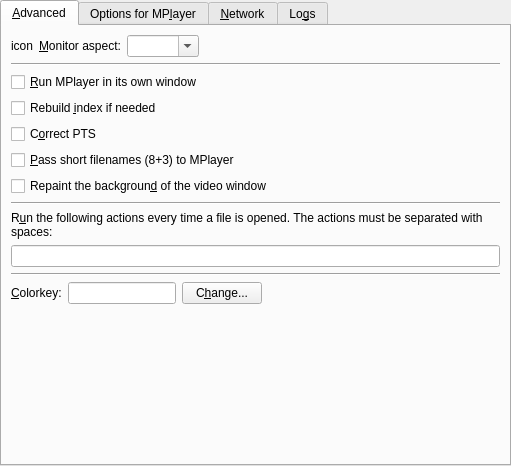
<ui version="4.0" >
 <class>PrefAdvanced</class>
 <widget class="QWidget" name="PrefAdvanced" >
  <property name="geometry" >
   <rect>
    <x>0</x>
    <y>0</y>
    <width>511</width>
    <height>466</height>
   </rect>
  </property>
  <layout class="QVBoxLayout" >
   <property name="leftMargin" >
    <number>0</number>
   </property>
   <property name="topMargin" >
    <number>0</number>
   </property>
   <property name="rightMargin" >
    <number>0</number>
   </property>
   <property name="bottomMargin" >
    <number>0</number>
   </property>
   <item>
    <widget class="QTabWidget" name="advanced_tab" >
     <property name="currentIndex" >
      <number>0</number>
     </property>
     <widget class="QWidget" name="tab1" >
      <attribute name="title" >
       <string>&amp;Advanced</string>
      </attribute>
      <layout class="QVBoxLayout" >
       <item>
        <layout class="QHBoxLayout" >
         <property name="spacing" >
          <number>6</number>
         </property>
         <property name="leftMargin" >
          <number>0</number>
         </property>
         <property name="topMargin" >
          <number>0</number>
         </property>
         <property name="rightMargin" >
          <number>0</number>
         </property>
         <property name="bottomMargin" >
          <number>0</number>
         </property>
         <item>
          <widget class="QLabel" name="monitor_aspect_icon" >
           <property name="text" >
            <string>icon</string>
           </property>
           <property name="wordWrap" >
            <bool>false</bool>
           </property>
          </widget>
         </item>
         <item>
          <widget class="QLabel" name="textLabel1_8" >
           <property name="text" >
            <string>&amp;Monitor aspect:</string>
           </property>
           <property name="wordWrap" >
            <bool>false</bool>
           </property>
           <property name="buddy" >
            <cstring>monitoraspect_combo</cstring>
           </property>
          </widget>
         </item>
         <item>
          <widget class="MyComboBox" name="monitoraspect_combo" >
           <property name="sizePolicy" >
            <sizepolicy vsizetype="Fixed" hsizetype="Preferred" >
             <horstretch>0</horstretch>
             <verstretch>0</verstretch>
            </sizepolicy>
           </property>
           <property name="editable" >
            <bool>true</bool>
           </property>
          </widget>
         </item>
         <item>
          <spacer>
           <property name="orientation" >
            <enum>Qt::Horizontal</enum>
           </property>
           <property name="sizeType" >
            <enum>QSizePolicy::Expanding</enum>
           </property>
           <property name="sizeHint" >
            <size>
             <width>190</width>
             <height>21</height>
            </size>
           </property>
          </spacer>
         </item>
        </layout>
       </item>
       <item>
        <widget class="Line" name="line_2" >
         <property name="sizePolicy" >
          <sizepolicy vsizetype="Fixed" hsizetype="Expanding" >
           <horstretch>0</horstretch>
           <verstretch>0</verstretch>
          </sizepolicy>
         </property>
         <property name="orientation" >
          <enum>Qt::Horizontal</enum>
         </property>
        </widget>
       </item>
       <item>
        <widget class="QCheckBox" name="mplayer_use_window_check" >
         <property name="text" >
          <string>&amp;Run MPlayer in its own window</string>
         </property>
        </widget>
       </item>
       <item>
        <widget class="QCheckBox" name="idx_check" >
         <property name="text" >
          <string>Rebuild &amp;index if needed</string>
         </property>
        </widget>
       </item>
       <item>
        <widget class="QCheckBox" name="correct_pts_check" >
         <property name="text" >
          <string>C&amp;orrect PTS</string>
         </property>
        </widget>
       </item>
       <item>
        <widget class="QCheckBox" name="shortnames_check" >
         <property name="text" >
          <string>&amp;Pass short filenames (8+3) to MPlayer</string>
         </property>
        </widget>
       </item>
       <item>
        <widget class="QCheckBox" name="repaint_video_background_check" >
         <property name="text" >
          <string>Repaint the backgroun&amp;d of the video window</string>
         </property>
        </widget>
       </item>
       <item>
        <widget class="Line" name="line_3" >
         <property name="sizePolicy" >
          <sizepolicy vsizetype="Fixed" hsizetype="Expanding" >
           <horstretch>0</horstretch>
           <verstretch>0</verstretch>
          </sizepolicy>
         </property>
         <property name="orientation" >
          <enum>Qt::Horizontal</enum>
         </property>
        </widget>
       </item>
       <item>
        <widget class="QLabel" name="label_7" >
         <property name="text" >
          <string>R&amp;un the following actions every time a file is opened. The actions must be separated with spaces:</string>
         </property>
         <property name="wordWrap" >
          <bool>true</bool>
         </property>
         <property name="buddy" >
          <cstring>actions_to_run_edit</cstring>
         </property>
        </widget>
       </item>
       <item>
        <widget class="QLineEdit" name="actions_to_run_edit" />
       </item>
       <item>
        <widget class="Line" name="line" >
         <property name="sizePolicy" >
          <sizepolicy vsizetype="Fixed" hsizetype="Expanding" >
           <horstretch>0</horstretch>
           <verstretch>0</verstretch>
          </sizepolicy>
         </property>
         <property name="orientation" >
          <enum>Qt::Horizontal</enum>
         </property>
        </widget>
       </item>
       <item>
        <layout class="QHBoxLayout" >
         <property name="spacing" >
          <number>6</number>
         </property>
         <property name="leftMargin" >
          <number>0</number>
         </property>
         <property name="topMargin" >
          <number>0</number>
         </property>
         <property name="rightMargin" >
          <number>0</number>
         </property>
         <property name="bottomMargin" >
          <number>0</number>
         </property>
         <item>
          <widget class="QLabel" name="colorkey_label" >
           <property name="text" >
            <string>&amp;Colorkey:</string>
           </property>
           <property name="wordWrap" >
            <bool>false</bool>
           </property>
           <property name="buddy" >
            <cstring>colorkey_view</cstring>
           </property>
          </widget>
         </item>
         <item>
          <widget class="QLineEdit" name="colorkey_view" >
           <property name="sizePolicy" >
            <sizepolicy vsizetype="Fixed" hsizetype="Minimum" >
             <horstretch>0</horstretch>
             <verstretch>0</verstretch>
            </sizepolicy>
           </property>
          </widget>
         </item>
         <item>
          <widget class="QPushButton" name="changeButton" >
           <property name="text" >
            <string>C&amp;hange...</string>
           </property>
          </widget>
         </item>
         <item>
          <spacer>
           <property name="orientation" >
            <enum>Qt::Horizontal</enum>
           </property>
           <property name="sizeType" >
            <enum>QSizePolicy::Expanding</enum>
           </property>
           <property name="sizeHint" >
            <size>
             <width>131</width>
             <height>21</height>
            </size>
           </property>
          </spacer>
         </item>
        </layout>
       </item>
       <item>
        <spacer>
         <property name="orientation" >
          <enum>Qt::Vertical</enum>
         </property>
         <property name="sizeType" >
          <enum>QSizePolicy::Expanding</enum>
         </property>
         <property name="sizeHint" >
          <size>
           <width>489</width>
           <height>20</height>
          </size>
         </property>
        </spacer>
       </item>
      </layout>
     </widget>
     <widget class="QWidget" name="tab2" >
      <attribute name="title" >
       <string>Options for MP&amp;layer</string>
      </attribute>
      <layout class="QVBoxLayout" >
       <property name="spacing" >
        <number>6</number>
       </property>
       <property name="leftMargin" >
        <number>9</number>
       </property>
       <property name="topMargin" >
        <number>9</number>
       </property>
       <property name="rightMargin" >
        <number>9</number>
       </property>
       <property name="bottomMargin" >
        <number>9</number>
       </property>
       <item>
        <widget class="QLabel" name="textLabel3_2" >
         <property name="text" >
          <string>Here you can pass extra options to MPlayer.
Write them separated by spaces.
Example: -flip -nosound</string>
         </property>
         <property name="alignment" >
          <set>Qt::AlignVCenter</set>
         </property>
         <property name="wordWrap" >
          <bool>false</bool>
         </property>
        </widget>
       </item>
       <item>
        <layout class="QHBoxLayout" >
         <property name="spacing" >
          <number>6</number>
         </property>
         <property name="leftMargin" >
          <number>0</number>
         </property>
         <property name="topMargin" >
          <number>0</number>
         </property>
         <property name="rightMargin" >
          <number>0</number>
         </property>
         <property name="bottomMargin" >
          <number>0</number>
         </property>
         <item>
          <widget class="QLabel" name="textLabel1_3" >
           <property name="text" >
            <string>&amp;Options:</string>
           </property>
           <property name="wordWrap" >
            <bool>false</bool>
           </property>
           <property name="buddy" >
            <cstring>mplayer_args_edit</cstring>
           </property>
          </widget>
         </item>
         <item>
          <widget class="QLineEdit" name="mplayer_args_edit" />
         </item>
        </layout>
       </item>
       <item>
        <widget class="Line" name="line2" >
         <property name="sizePolicy" >
          <sizepolicy vsizetype="Fixed" hsizetype="Expanding" >
           <horstretch>0</horstretch>
           <verstretch>0</verstretch>
          </sizepolicy>
         </property>
         <property name="frameShape" >
          <enum>QFrame::HLine</enum>
         </property>
         <property name="frameShadow" >
          <enum>QFrame::Sunken</enum>
         </property>
         <property name="orientation" >
          <enum>Qt::Horizontal</enum>
         </property>
        </widget>
       </item>
       <item>
        <widget class="QLabel" name="textLabel4_2" >
         <property name="text" >
          <string>You can also pass additional video filters.
Separate them with ",". Do not use spaces!
Example: scale=512:-2,eq2=1.1</string>
         </property>
         <property name="alignment" >
          <set>Qt::AlignVCenter</set>
         </property>
         <property name="wordWrap" >
          <bool>false</bool>
         </property>
        </widget>
       </item>
       <item>
        <layout class="QHBoxLayout" >
         <property name="spacing" >
          <number>6</number>
         </property>
         <property name="leftMargin" >
          <number>0</number>
         </property>
         <property name="topMargin" >
          <number>0</number>
         </property>
         <property name="rightMargin" >
          <number>0</number>
         </property>
         <property name="bottomMargin" >
          <number>0</number>
         </property>
         <item>
          <widget class="QLabel" name="textLabel2_3" >
           <property name="text" >
            <string>V&amp;ideo filters:</string>
           </property>
           <property name="wordWrap" >
            <bool>false</bool>
           </property>
           <property name="buddy" >
            <cstring>mplayer_vfilters_edit</cstring>
           </property>
          </widget>
         </item>
         <item>
          <widget class="QLineEdit" name="mplayer_vfilters_edit" />
         </item>
        </layout>
       </item>
       <item>
        <widget class="Line" name="line3" >
         <property name="sizePolicy" >
          <sizepolicy vsizetype="Fixed" hsizetype="Expanding" >
           <horstretch>0</horstretch>
           <verstretch>0</verstretch>
          </sizepolicy>
         </property>
         <property name="frameShape" >
          <enum>QFrame::HLine</enum>
         </property>
         <property name="frameShadow" >
          <enum>QFrame::Sunken</enum>
         </property>
         <property name="orientation" >
          <enum>Qt::Horizontal</enum>
         </property>
        </widget>
       </item>
       <item>
        <widget class="QLabel" name="textLabel5_2" >
         <property name="text" >
          <string>And finally audio filters. Same rule as for video filters.
Example: resample=44100:0:0,volnorm</string>
         </property>
         <property name="alignment" >
          <set>Qt::AlignVCenter</set>
         </property>
         <property name="wordWrap" >
          <bool>false</bool>
         </property>
        </widget>
       </item>
       <item>
        <layout class="QHBoxLayout" >
         <property name="spacing" >
          <number>6</number>
         </property>
         <property name="leftMargin" >
          <number>0</number>
         </property>
         <property name="topMargin" >
          <number>0</number>
         </property>
         <property name="rightMargin" >
          <number>0</number>
         </property>
         <property name="bottomMargin" >
          <number>0</number>
         </property>
         <item>
          <widget class="QLabel" name="textLabel3_3" >
           <property name="text" >
            <string>Audio &amp;filters:</string>
           </property>
           <property name="wordWrap" >
            <bool>false</bool>
           </property>
           <property name="buddy" >
            <cstring>mplayer_afilters_edit</cstring>
           </property>
          </widget>
         </item>
         <item>
          <widget class="QLineEdit" name="mplayer_afilters_edit" />
         </item>
        </layout>
       </item>
       <item>
        <spacer>
         <property name="orientation" >
          <enum>Qt::Vertical</enum>
         </property>
         <property name="sizeHint" >
          <size>
           <width>20</width>
           <height>40</height>
          </size>
         </property>
        </spacer>
       </item>
      </layout>
     </widget>
     <widget class="QWidget" name="tab_proxy" >
      <attribute name="title" >
       <string>&amp;Network</string>
      </attribute>
      <layout class="QVBoxLayout" >
       <item>
        <widget class="QGroupBox" name="internet_connection_groupbox" >
         <property name="title" >
          <string>Network Connection</string>
         </property>
         <layout class="QVBoxLayout" >
          <property name="spacing" >
           <number>6</number>
          </property>
          <property name="leftMargin" >
           <number>9</number>
          </property>
          <property name="topMargin" >
           <number>9</number>
          </property>
          <property name="rightMargin" >
           <number>9</number>
          </property>
          <property name="bottomMargin" >
           <number>9</number>
          </property>
          <item>
           <widget class="QRadioButton" name="ipv4_button" >
            <property name="text" >
             <string>IPv&amp;4</string>
            </property>
           </widget>
          </item>
          <item>
           <widget class="QRadioButton" name="ipv6_button" >
            <property name="text" >
             <string>IPv&amp;6</string>
            </property>
           </widget>
          </item>
         </layout>
        </widget>
       </item>
       <item>
        <widget class="QGroupBox" name="groupBox" >
         <property name="title" >
          <string>Proxy</string>
         </property>
         <layout class="QVBoxLayout" >
          <item>
           <widget class="QLabel" name="label" >
            <property name="text" >
             <string>You can set a proxy for internet connections (currently only used for subtitle downloading).</string>
            </property>
            <property name="wordWrap" >
             <bool>true</bool>
            </property>
           </widget>
          </item>
          <item>
           <widget class="QCheckBox" name="use_proxy_check" >
            <property name="text" >
             <string>&amp;Enable proxy</string>
            </property>
           </widget>
          </item>
          <item>
           <widget class="QWidget" native="1" name="proxy_container" >
            <property name="enabled" >
             <bool>false</bool>
            </property>
            <layout class="QGridLayout" >
             <item row="0" column="0" >
              <widget class="QLabel" name="label_2" >
               <property name="text" >
                <string>&amp;Host:</string>
               </property>
               <property name="buddy" >
                <cstring>proxy_hostname_edit</cstring>
               </property>
              </widget>
             </item>
             <item row="0" column="1" colspan="2" >
              <widget class="QLineEdit" name="proxy_hostname_edit" />
             </item>
             <item row="0" column="3" >
              <widget class="QLabel" name="label_3" >
               <property name="text" >
                <string>&amp;Port:</string>
               </property>
               <property name="alignment" >
                <set>Qt::AlignRight|Qt::AlignTrailing|Qt::AlignVCenter</set>
               </property>
               <property name="buddy" >
                <cstring>proxy_port_spin</cstring>
               </property>
              </widget>
             </item>
             <item row="0" column="4" >
              <widget class="QSpinBox" name="proxy_port_spin" >
               <property name="maximum" >
                <number>65535</number>
               </property>
              </widget>
             </item>
             <item row="1" column="0" >
              <widget class="QLabel" name="label_4" >
               <property name="text" >
                <string>&amp;Username:</string>
               </property>
               <property name="buddy" >
                <cstring>proxy_username_edit</cstring>
               </property>
              </widget>
             </item>
             <item row="1" column="1" colspan="4" >
              <widget class="QLineEdit" name="proxy_username_edit" />
             </item>
             <item row="2" column="0" >
              <widget class="QLabel" name="label_5" >
               <property name="text" >
                <string>Pa&amp;ssword:</string>
               </property>
               <property name="buddy" >
                <cstring>proxy_password_edit</cstring>
               </property>
              </widget>
             </item>
             <item row="2" column="1" colspan="4" >
              <widget class="QLineEdit" name="proxy_password_edit" >
               <property name="echoMode" >
                <enum>QLineEdit::Password</enum>
               </property>
              </widget>
             </item>
             <item row="3" column="0" >
              <widget class="QLabel" name="label_6" >
               <property name="text" >
                <string>&amp;Type:</string>
               </property>
               <property name="buddy" >
                <cstring>proxy_type_combo</cstring>
               </property>
              </widget>
             </item>
             <item row="3" column="1" >
              <widget class="QComboBox" name="proxy_type_combo" />
             </item>
             <item row="3" column="2" colspan="3" >
              <spacer>
               <property name="orientation" >
                <enum>Qt::Horizontal</enum>
               </property>
               <property name="sizeHint" >
                <size>
                 <width>261</width>
                 <height>20</height>
                </size>
               </property>
              </spacer>
             </item>
            </layout>
           </widget>
          </item>
         </layout>
        </widget>
       </item>
       <item>
        <spacer>
         <property name="orientation" >
          <enum>Qt::Vertical</enum>
         </property>
         <property name="sizeHint" >
          <size>
           <width>458</width>
           <height>31</height>
          </size>
         </property>
        </spacer>
       </item>
      </layout>
     </widget>
     <widget class="QWidget" name="tab4" >
      <attribute name="title" >
       <string>Lo&amp;gs</string>
      </attribute>
      <layout class="QVBoxLayout" >
       <property name="spacing" >
        <number>6</number>
       </property>
       <property name="leftMargin" >
        <number>9</number>
       </property>
       <property name="topMargin" >
        <number>9</number>
       </property>
       <property name="rightMargin" >
        <number>9</number>
       </property>
       <property name="bottomMargin" >
        <number>9</number>
       </property>
       <item>
        <widget class="QCheckBox" name="log_smplayer_check" >
         <property name="text" >
          <string>Log &amp;SMPlayer output</string>
         </property>
        </widget>
       </item>
       <item>
        <widget class="QCheckBox" name="log_mplayer_check" >
         <property name="text" >
          <string>Log MPlayer &amp;output</string>
         </property>
        </widget>
       </item>
       <item>
        <widget class="QCheckBox" name="log_mplayer_save_check" >
         <property name="text" >
          <string>A&amp;utosave MPlayer log to file</string>
         </property>
        </widget>
       </item>
       <item>
        <widget class="QLineEdit" name="log_mplayer_save_name" >
         <property name="enabled" >
          <bool>false</bool>
         </property>
        </widget>
       </item>
       <item>
        <widget class="Line" name="line8_2" >
         <property name="sizePolicy" >
          <sizepolicy vsizetype="Fixed" hsizetype="Expanding" >
           <horstretch>0</horstretch>
           <verstretch>0</verstretch>
          </sizepolicy>
         </property>
         <property name="frameShape" >
          <enum>QFrame::HLine</enum>
         </property>
         <property name="frameShadow" >
          <enum>QFrame::Sunken</enum>
         </property>
         <property name="orientation" >
          <enum>Qt::Horizontal</enum>
         </property>
        </widget>
       </item>
       <item>
        <widget class="QLabel" name="textLabel1_17" >
         <property name="text" >
          <string>This option is mainly intended for debugging the application.</string>
         </property>
         <property name="wordWrap" >
          <bool>false</bool>
         </property>
        </widget>
       </item>
       <item>
        <widget class="QLabel" name="textLabel2_10" >
         <property name="text" >
          <string>&amp;Filter for SMPlayer logs:</string>
         </property>
         <property name="wordWrap" >
          <bool>false</bool>
         </property>
         <property name="buddy" >
          <cstring>log_filter_edit</cstring>
         </property>
        </widget>
       </item>
       <item>
        <widget class="QLineEdit" name="log_filter_edit" />
       </item>
       <item>
        <spacer>
         <property name="orientation" >
          <enum>Qt::Vertical</enum>
         </property>
         <property name="sizeHint" >
          <size>
           <width>20</width>
           <height>40</height>
          </size>
         </property>
        </spacer>
       </item>
      </layout>
     </widget>
    </widget>
   </item>
  </layout>
 </widget>
 <customwidgets>
  <customwidget>
   <class>MyComboBox</class>
   <extends>QComboBox</extends>
   <header>mycombobox.h</header>
  </customwidget>
 </customwidgets>
 <tabstops>
  <tabstop>advanced_tab</tabstop>
  <tabstop>monitoraspect_combo</tabstop>
  <tabstop>mplayer_use_window_check</tabstop>
  <tabstop>idx_check</tabstop>
  <tabstop>correct_pts_check</tabstop>
  <tabstop>shortnames_check</tabstop>
  <tabstop>repaint_video_background_check</tabstop>
  <tabstop>actions_to_run_edit</tabstop>
  <tabstop>colorkey_view</tabstop>
  <tabstop>changeButton</tabstop>
  <tabstop>mplayer_args_edit</tabstop>
  <tabstop>mplayer_vfilters_edit</tabstop>
  <tabstop>mplayer_afilters_edit</tabstop>
  <tabstop>ipv4_button</tabstop>
  <tabstop>ipv6_button</tabstop>
  <tabstop>use_proxy_check</tabstop>
  <tabstop>proxy_hostname_edit</tabstop>
  <tabstop>proxy_port_spin</tabstop>
  <tabstop>proxy_username_edit</tabstop>
  <tabstop>proxy_password_edit</tabstop>
  <tabstop>proxy_type_combo</tabstop>
  <tabstop>log_smplayer_check</tabstop>
  <tabstop>log_mplayer_check</tabstop>
  <tabstop>log_mplayer_save_check</tabstop>
  <tabstop>log_mplayer_save_name</tabstop>
  <tabstop>log_filter_edit</tabstop>
 </tabstops>
 <resources/>
 <connections>
  <connection>
   <sender>log_mplayer_save_check</sender>
   <signal>toggled(bool)</signal>
   <receiver>log_mplayer_save_name</receiver>
   <slot>setEnabled(bool)</slot>
   <hints>
    <hint type="sourcelabel" >
     <x>249</x>
     <y>180</y>
    </hint>
    <hint type="destinationlabel" >
     <x>249</x>
     <y>212</y>
    </hint>
   </hints>
  </connection>
  <connection>
   <sender>use_proxy_check</sender>
   <signal>toggled(bool)</signal>
   <receiver>proxy_container</receiver>
   <slot>setEnabled(bool)</slot>
   <hints>
    <hint type="sourcelabel" >
     <x>239</x>
     <y>90</y>
    </hint>
    <hint type="destinationlabel" >
     <x>239</x>
     <y>179</y>
    </hint>
   </hints>
  </connection>
 </connections>
</ui>
